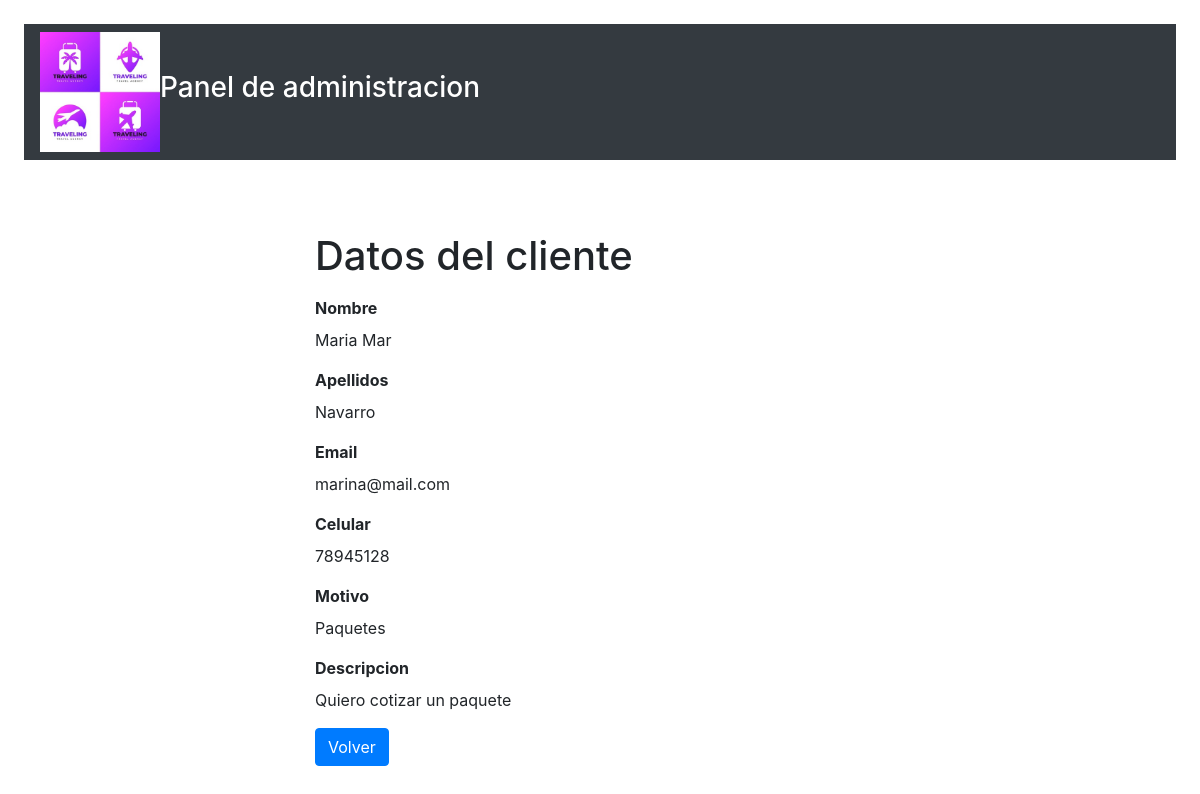
The app's page /readCliente.php?idCliente=2 with its own data.
### tables this page shows
CREATE TABLE `clientes` (
  `idCliente` int(11) NOT NULL,
  `nombreCliente` varchar(50) NOT NULL,
  `apellidosCliente` varchar(100) NOT NULL,
  `correoCliente` varchar(100) NOT NULL,
  `celularCliente` int(11) NOT NULL,
  `motivoCliente` varchar(100) NOT NULL,
  `descripcionCliente` varchar(300) NOT NULL
);

### readCliente.php (the view, shortened to what this page needs)
<?php
if (isset($_GET["idCliente"]) && !empty(trim($_GET["idCliente"]))) {
    require_once "config.php";
    $sql = "SELECT * FROM clientes WHERE idCliente = :idCliente";
    if ($stmt = $pdo->prepare($sql)) {
        $stmt->bindParam(":idCliente", $param_idCliente);
        if ($stmt->execute()) {
            if ($stmt->rowCount() == 1) {
                $row = $stmt->fetch(PDO::FETCH_ASSOC);
            } else {
                header("location: error.php");
                exit();
            }
        } else {
            echo "Oops! Something went wrong. Please try again later.";
        }
    }
} else {
    header("location: error.php");
    exit();
}
?>
<!DOCTYPE html>
<html lang="en">
<head>
    <link rel="stylesheet" href="https://stackpath.bootstrapcdn.com/bootstrap/4.5.2/css/bootstrap.min.css">
</head>
<body>
    <div class="m-4">
        <nav class="navbar navbar-expand-sm navbar-dark bg-dark">
            <img src="images/logo2.jpg" width="120" height="120" alt="Logo" />
            <h1 style="color: white; text-align: justify;font-size: 28px;">Panel de administracion</h1>
    </div>
    <div class="wrapper">
        <div class="container-fluid">
            <div class="row">
                <div class="col-md-12">
                    <h1 class="mt-5 mb-3">Datos del cliente</h1>
                    <div class="form-group">
                        <b><label>Nombre</label></b>
                        <p><?php echo $row["nombreCliente"]; ?></p>
                    </div>
                    <div class="form-group">
                        <b><label>Apellidos</label></b>
                        <p><?php echo $row["apellidosCliente"]; ?></p>
                    </div>
                    <div class="form-group">
                        <b><label>Email</label></b>
                        <p><?php echo $row["correoCliente"]; ?></p>
                    </div>
                    <div class="form-group">
                        <b><label>Celular</label></b>
                        <p><?php echo $row["celularCliente"]; ?></p>
                    </div>
                    <div class="form-group">
                        <b><label>Motivo</label></b>
                        <p><?php echo $row["motivoCliente"]; ?></p>
                    </div>
                    <div class="form-group">
                        <b><label>Descripcion</label></b>
                        <p><?php echo $row["descripcionCliente"]; ?></p>
                    </div>
                    <p><a href="listaCliente.php" class="btn btn-primary">Volver</a></p>
                </div>
            </div>
        </div>
    </div>
</body>
</html>

### readCliente.php (style rules this page uses)
.wrapper { width: 600px; margin: 0 auto; }

### records on screen
clientes: nombreCliente "Maria Mar", apellidosCliente "Navarro", correoCliente "marina@mail.com", celularCliente "78945128", motivoCliente "Paquetes", descripcionCliente "Quiero cotizar un paquete"
